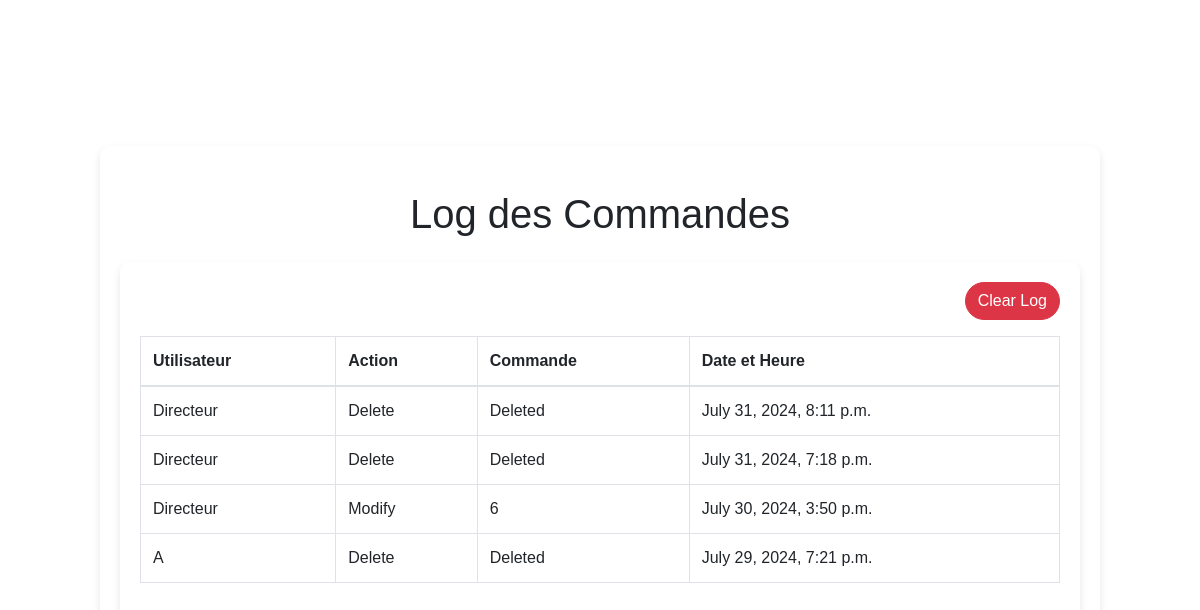
/application/logs/ (signed in), run on an earlier commit of the app's database.
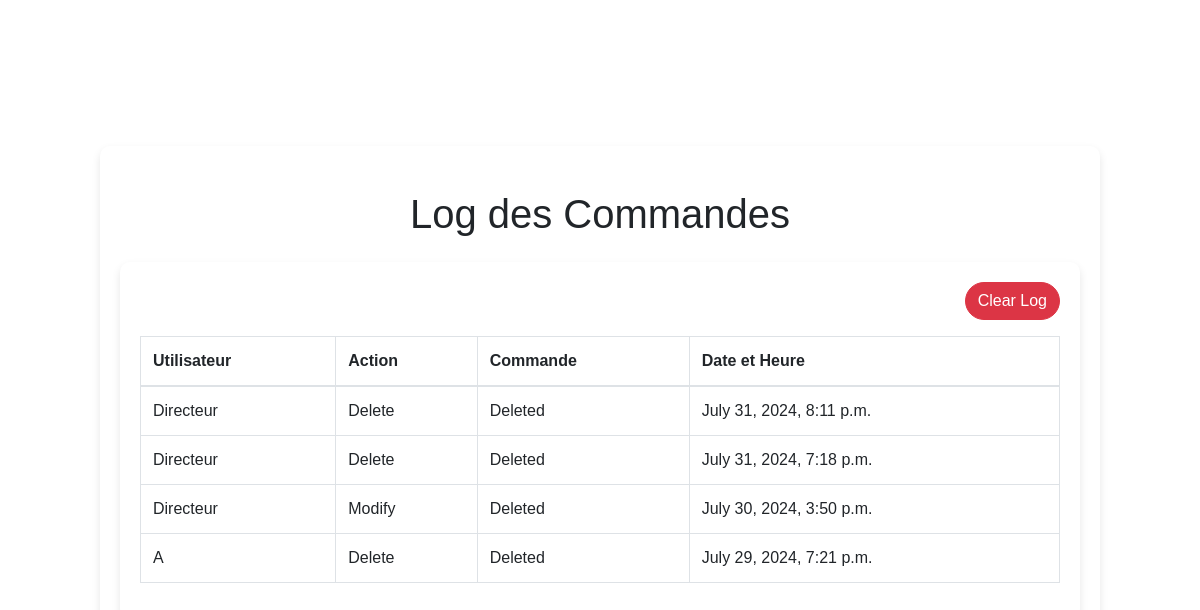
And on a later commit of the database.
### Application/models.py (models this page shows, shortened)
class CommandeLog(models.Model):
    ACTION_CHOICES = [
        ('add', 'Add'),
        ('modify', 'Modify'),
        ('delete', 'Delete'),
    ]
    user = models.ForeignKey(User, on_delete=models.CASCADE)
    action = models.CharField(max_length=10, choices=ACTION_CHOICES)
    commande = models.ForeignKey(Commande, null=True, on_delete=models.SET_NULL)
    timestamp = models.DateTimeField(auto_now_add=True)

class Commande(models.Model):
    order_id = models.AutoField(primary_key=True)  # Auto-incremented primary key
    date_time = models.DateTimeField(auto_now_add=True)
    company_reference_number = models.CharField(max_length=100)
    client_name = models.CharField(max_length=100, default="")  # New field
    adresse = models.CharField(max_length=255, blank=True, null=True)
    email = models.EmailField(blank=True, null=True)
    fax = models.CharField(max_length=50, blank=True, null=True)
    ice = models.CharField(max_length=50, blank=True, null=True)
    infographiste = models.CharField(max_length=100, blank=True, null=True)
    order_status = models.CharField(max_length=50, choices=[ ('draft', 'Draft'),
        ('completed', 'Completed'),
        ('devis', 'Devis'),
        ('facture', 'Facture'),
        ('bon_livraison', 'Bon de Livraison'),
        ('situation_client', 'Situation Client')
    ])
    bc_number = models.CharField(max_length=50, blank=True, null=True)  # New field for BC number
    date_bc = models.DateField(blank=True, null=True)
    facture_numero = models.PositiveIntegerField(unique=True, null=True, blank=True)
    facture_status = models.CharField(max_length=50, choices=[
        ('no_facture', 'Pas de Facture'),
        ('facture_termine', 'Facture Terminée')
    ], default='pas de facture')
    remarque = models.CharField(max_length=50, choices=[
        ('paye', 'Payé'),
        ('non_paye', 'Non Payé')
    ], default='non payé')

### Application/views.py (the view)
# urls.py: path('logs/', views.log_view, name='log_view'),
@login_required
@user_passes_test(lambda u: u.groups.filter(name='Directeurs').exists())
def log_view(request):
    logs = CommandeLog.objects.all().order_by('-timestamp')
    return render(request, 'Application/log_view.html', {'logs': logs})

### Application/templates/Application/log_view.html (shortened to what this page needs)
{% extends "base_no_nav.html" %}
{% block content %}
<h1 class="text-center my-4">Log des Commandes</h1>
<div class="container">
    <div class="text-right mb-3">
        <form method="post" action="{% url 'clear_log' %}">
            <button type="submit" class="btn btn-danger">Clear Log</button>
        </form>
    </div>
    <table class="table table-bordered">
        <thead>
            <tr>
                <th>Utilisateur</th>
                <th>Action</th>
                <th>Commande</th>
                <th>Date et Heure</th>
            </tr>
        </thead>
        <tbody>
            {% for log in logs %}
            <tr>
                <td>{{ log.user.username }}</td>
                <td>{{ log.get_action_display }}</td>
                <td>{% if log.commande %}{{ log.commande.order_id }}{% else %}Deleted{% endif %}</td>
                <td>{{ log.timestamp }}</td>
            </tr>
            {% endfor %}
        </tbody>
    </table>
</div>
{% endblock %}

What changed in the data, as far as the page shows it:
changed CommandeLog "Modify": commande.order_id "6" → (not shown); now shows "Deleted"
